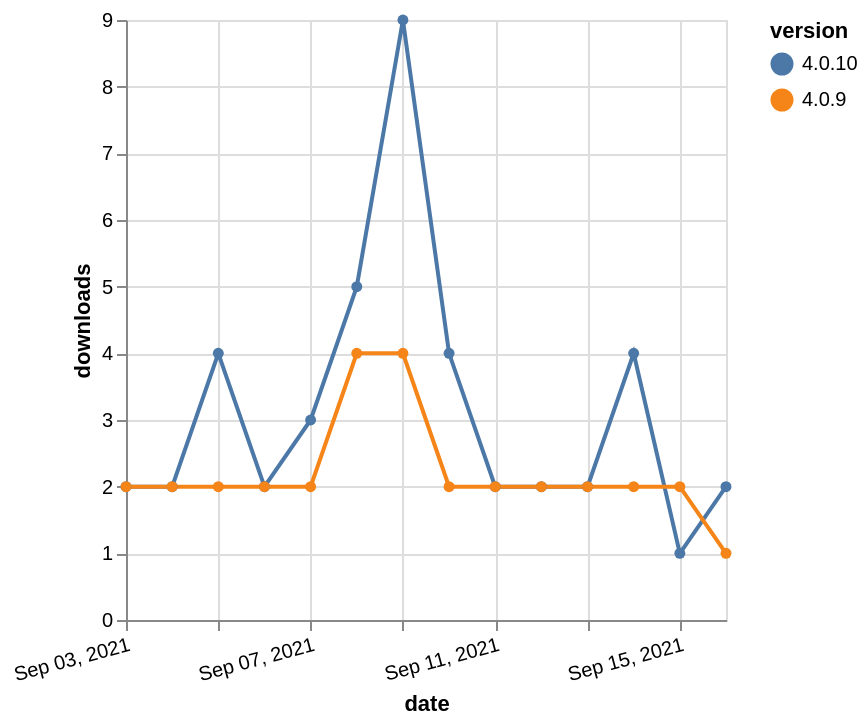

Write a Vega-Lite specification for this figure.
### Vega-Lite specification from a JSON file in a GitHub repository (floating-point values rounded to 4 significant figures)
{"$schema": "https://vega.github.io/schema/vega-lite/v5.json", "description": "A simple bar chart with embedded data.", "data": {"values": [{"date": "2021-09-03", "total": 3191, "delta": 2, "version": "4.0.10"}, {"date": "2021-09-04", "total": 3193, "delta": 2, "version": "4.0.10"}, {"date": "2021-09-05", "total": 3197, "delta": 4, "version": "4.0.10"}, {"date": "2021-09-06", "total": 3199, "delta": 2, "version": "4.0.10"}, {"date": "2021-09-07", "total": 3202, "delta": 3, "version": "4.0.10"}, {"date": "2021-09-08", "total": 3207, "delta": 5, "version": "4.0.10"}, {"date": "2021-09-09", "total": 3216, "delta": 9, "version": "4.0.10"}, {"date": "2021-09-10", "total": 3220, "delta": 4, "version": "4.0.10"}, {"date": "2021-09-11", "total": 3222, "delta": 2, "version": "4.0.10"}, {"date": "2021-09-12", "total": 3224, "delta": 2, "version": "4.0.10"}, {"date": "2021-09-13", "total": 3226, "delta": 2, "version": "4.0.10"}, {"date": "2021-09-14", "total": 3230, "delta": 4, "version": "4.0.10"}, {"date": "2021-09-15", "total": 3231, "delta": 1, "version": "4.0.10"}, {"date": "2021-09-16", "total": 3233, "delta": 2, "version": "4.0.10"}, {"date": "2021-09-03", "total": 3036, "delta": 2, "version": "4.0.9"}, {"date": "2021-09-04", "total": 3038, "delta": 2, "version": "4.0.9"}, {"date": "2021-09-05", "total": 3040, "delta": 2, "version": "4.0.9"}, {"date": "2021-09-06", "total": 3042, "delta": 2, "version": "4.0.9"}, {"date": "2021-09-07", "total": 3044, "delta": 2, "version": "4.0.9"}, {"date": "2021-09-08", "total": 3048, "delta": 4, "version": "4.0.9"}, {"date": "2021-09-09", "total": 3052, "delta": 4, "version": "4.0.9"}, {"date": "2021-09-10", "total": 3054, "delta": 2, "version": "4.0.9"}, {"date": "2021-09-11", "total": 3056, "delta": 2, "version": "4.0.9"}, {"date": "2021-09-12", "total": 3058, "delta": 2, "version": "4.0.9"}, {"date": "2021-09-13", "total": 3060, "delta": 2, "version": "4.0.9"}, {"date": "2021-09-14", "total": 3062, "delta": 2, "version": "4.0.9"}, {"date": "2021-09-15", "total": 3064, "delta": 2, "version": "4.0.9"}, {"date": "2021-09-16", "total": 3065, "delta": 1, "version": "4.0.9"}]}, "width": "container", "mark": {"type": "line", "point": {"filled": true}}, "encoding": {"x": {"field": "date", "type": "temporal", "timeUnit": "yearmonthdate", "title": "date", "axis": {"labelAngle": -15}}, "y": {"field": "delta", "type": "quantitative", "title": "downloads"}, "color": {"field": "version", "type": "nominal"}, "tooltip": {"field": "delta"}}}
